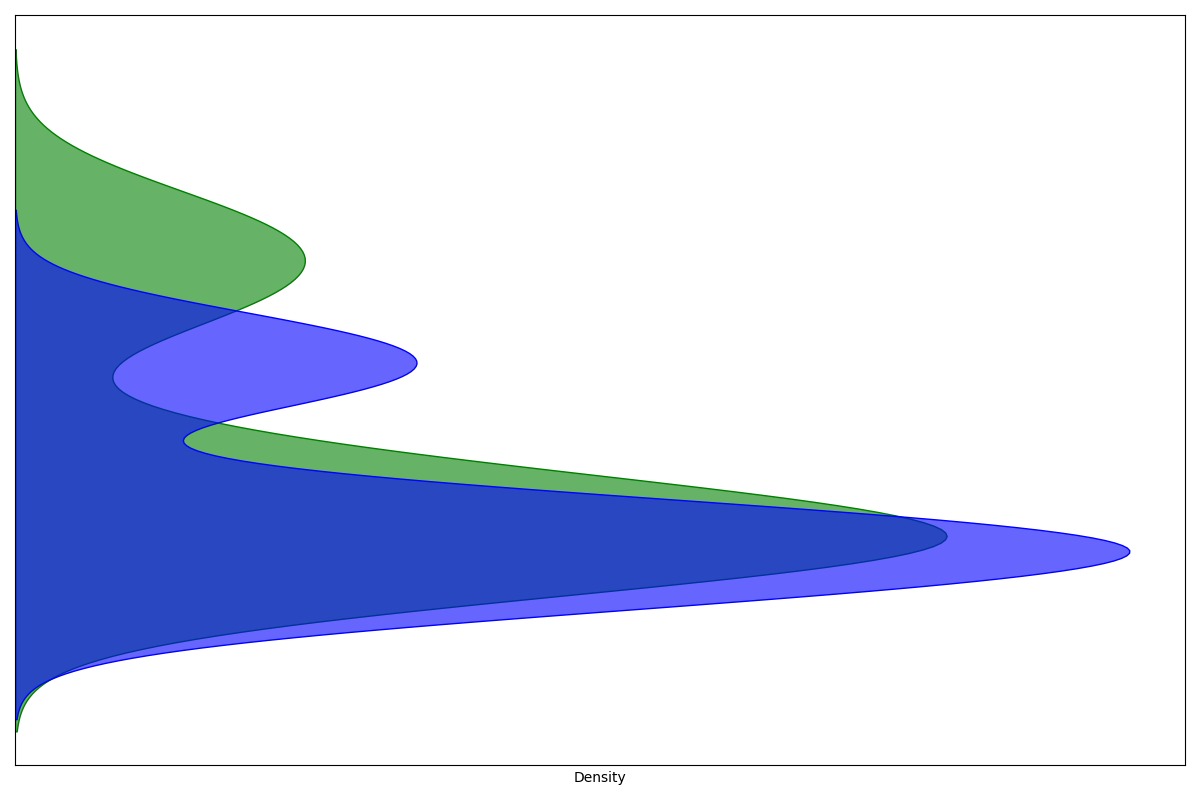

Recreate this plot in Python.
import numpy as np
import matplotlib.pyplot as plt
import seaborn as sns

# Constructing contextual data
time_of_day = np.linspace(0, 24, 100)
tweets_ai = np.piecewise(time_of_day,
                         [time_of_day < 6, (time_of_day >= 6) & (time_of_day < 12), (time_of_day >= 12) & (time_of_day < 18), time_of_day >= 18],
                         [lambda x: 10 + 2*x, lambda x: 25 - 1.5*x, lambda x: 5 + 2.5*x, lambda x: 30 - x])
tweets_blockchain = np.piecewise(time_of_day,
                                 [time_of_day < 6, (time_of_day >= 6) & (time_of_day < 12), (time_of_day >= 12) & (time_of_day < 18), time_of_day >= 18],
                                 [lambda x: 8 + 1.5*x, lambda x: 20 - x, lambda x: 4 + 1.8*x, lambda x: 22 - 0.8*x])

# Setting up the figure and axis
fig, ax = plt.subplots(figsize=(12, 8))

# Horizontal density plots for tweets
sns.kdeplot(y=tweets_ai, color='green', shade=True, alpha=0.6, ax=ax)  # Changed color to 'green'
sns.kdeplot(y=tweets_blockchain, color='blue', shade=True, alpha=0.6, ax=ax)  # Changed color to 'blue'

# Removing textual elements as directed
ax.set_yticklabels([])
ax.set_xticklabels([])
ax.set_yticks([])
ax.set_xticks([])
ax.legend().set_visible(False)

plt.grid(True)

# Enhance layout
plt.tight_layout()

# Display the plot
plt.show()
